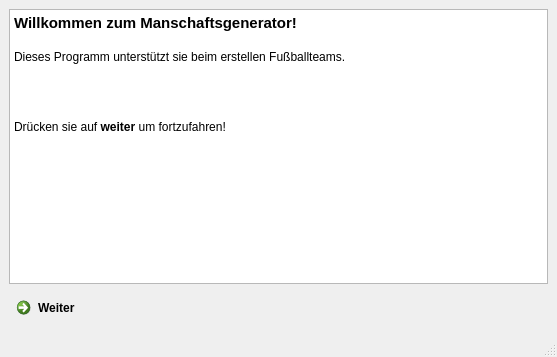
<?xml version="1.0" encoding="UTF-8"?>
<ui version="4.0">
 <class>MainWindow</class>
 <widget class="QMainWindow" name="MainWindow">
  <property name="geometry">
   <rect>
    <x>0</x>
    <y>0</y>
    <width>557</width>
    <height>357</height>
   </rect>
  </property>
  <property name="windowTitle">
   <string>Manschafts Generator</string>
  </property>
  <widget class="QWidget" name="centralwidget">
   <layout class="QVBoxLayout" name="verticalLayout">
    <item>
     <widget class="QTextBrowser" name="textBrowser">
      <property name="html">
       <string>&lt;!DOCTYPE HTML PUBLIC &quot;-//W3C//DTD HTML 4.0//EN&quot; &quot;http://www.w3.org/TR/REC-html40/strict.dtd&quot;&gt;
&lt;html&gt;&lt;head&gt;&lt;meta name=&quot;qrichtext&quot; content=&quot;1&quot; /&gt;&lt;style type=&quot;text/css&quot;&gt;
p, li { white-space: pre-wrap; }
&lt;/style&gt;&lt;/head&gt;&lt;body style=&quot; font-family:'Sans Serif'; font-size:9pt; font-weight:400; font-style:normal;&quot;&gt;
&lt;p style=&quot; margin-top:0px; margin-bottom:0px; margin-left:0px; margin-right:0px; -qt-block-indent:0; text-indent:0px;&quot;&gt;&lt;span style=&quot; font-size:11pt; font-weight:600;&quot;&gt;Willkommen zum Manschaftsgenerator!&lt;/span&gt;&lt;/p&gt;
&lt;p style=&quot;-qt-paragraph-type:empty; margin-top:0px; margin-bottom:0px; margin-left:0px; margin-right:0px; -qt-block-indent:0; text-indent:0px; font-size:11pt; font-weight:600;&quot;&gt;&lt;br /&gt;&lt;/p&gt;
&lt;p style=&quot; margin-top:0px; margin-bottom:0px; margin-left:0px; margin-right:0px; -qt-block-indent:0; text-indent:0px;&quot;&gt;Dieses Programm unterstützt sie beim erstellen Fußballteams.&lt;/p&gt;
&lt;p style=&quot;-qt-paragraph-type:empty; margin-top:0px; margin-bottom:0px; margin-left:0px; margin-right:0px; -qt-block-indent:0; text-indent:0px;&quot;&gt;&lt;br /&gt;&lt;/p&gt;
&lt;p style=&quot;-qt-paragraph-type:empty; margin-top:0px; margin-bottom:0px; margin-left:0px; margin-right:0px; -qt-block-indent:0; text-indent:0px;&quot;&gt;&lt;br /&gt;&lt;/p&gt;
&lt;p style=&quot;-qt-paragraph-type:empty; margin-top:0px; margin-bottom:0px; margin-left:0px; margin-right:0px; -qt-block-indent:0; text-indent:0px;&quot;&gt;&lt;br /&gt;&lt;/p&gt;
&lt;p style=&quot;-qt-paragraph-type:empty; margin-top:0px; margin-bottom:0px; margin-left:0px; margin-right:0px; -qt-block-indent:0; text-indent:0px;&quot;&gt;&lt;br /&gt;&lt;/p&gt;
&lt;p style=&quot; margin-top:0px; margin-bottom:0px; margin-left:0px; margin-right:0px; -qt-block-indent:0; text-indent:0px;&quot;&gt;Drücken sie auf &lt;span style=&quot; font-weight:600;&quot;&gt;weiter&lt;/span&gt; um fortzufahren!&lt;/p&gt;&lt;/body&gt;&lt;/html&gt;</string>
      </property>
     </widget>
    </item>
    <item>
     <widget class="QCommandLinkButton" name="startWeiterBtn">
      <property name="font">
       <font>
        <weight>75</weight>
        <bold>true</bold>
       </font>
      </property>
      <property name="text">
       <string>Weiter</string>
      </property>
      <property name="autoDefault">
       <bool>false</bool>
      </property>
      <property name="default">
       <bool>false</bool>
      </property>
     </widget>
    </item>
   </layout>
  </widget>
  <widget class="QMenuBar" name="menubar">
   <property name="geometry">
    <rect>
     <x>0</x>
     <y>0</y>
     <width>557</width>
     <height>19</height>
    </rect>
   </property>
  </widget>
  <widget class="QStatusBar" name="statusbar"/>
 </widget>
 <resources/>
 <connections/>
</ui>
